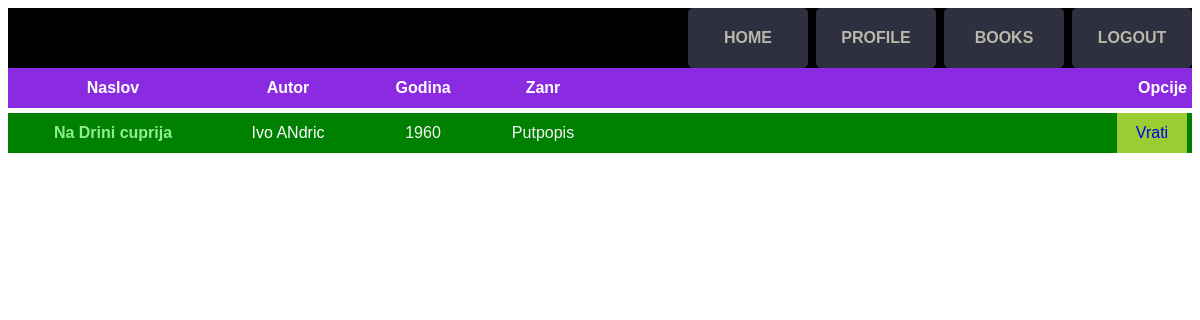
The app's page /profile.php (signed in) with its own data.
### tables this page shows
CREATE TABLE `books` (
  `id` int(11) NOT NULL,
  `title` varchar(250) NOT NULL,
  `year` int(11) NOT NULL,
  `genre_id` int(11) NOT NULL,
  `author_id` int(11) NOT NULL,
  `user_id` int(11) DEFAULT NULL
);

CREATE TABLE `authors` (
  `id` int(11) NOT NULL,
  `name` varchar(250) NOT NULL
);

CREATE TABLE `genres` (
  `id` int(11) NOT NULL,
  `title` varchar(250) NOT NULL
);

### profile.php (the view, shortened to what this page needs)
<?php
require_once("db/connection.php");
$sqlQuery = "SELECT b.id AS 'id', b.title AS 'title', " .
    "b.year AS 'year', g.title AS 'genre', a.name AS 'author', " .
    "b.user_id AS 'book_user_id' " .
    "FROM  books b LEFT JOIN genres g on b.genre_id = g.id " .
    "LEFT JOIN authors a ON b.author_id = a.id WHERE b.user_id =" . $_SESSION['user_id'];
$stmt = $dbh->query($sqlQuery);
$allBooks = $stmt->fetchAll(PDO::FETCH_ASSOC);
?>
<html>
<head>
    <link rel="stylesheet" href="assets/styles.css" />
</head>
<body>
    <?php
    require_once("header.php");
    ?>
<div class="row header-row">
    <div class="title header-item">Naslov</div>
    <div class="author header-item">Autor</div>
    <div class="year header-item">Godina</div>
    <div class="genre header-item">Zanr</div>
    <div class="options header-item">Opcije</div>
</div>
<?php
foreach ($allBooks as $knjiga) {
    $content = "<div class='row'>" .
        "<div class='title'> " . ucfirst($knjiga['title']) .  "</div>" .
        "<div class='author'>" . $knjiga['author'] . "</div>" .
        "<div class='year'>" . ucfirst($knjiga['year']) . "</div>" .
        "<div class='genre'>" . ucfirst($knjiga['genre']) . "</div>".
        "<div class='return-book-btn'><a href='return-book.php?id=".$knjiga['id']."' >Vrati</a></div>";
        $content .= " </div>";
    echo $content;
}
?>
</body>
</html>

### assets/styles.css (style rules this page uses)
body { font-family: sans-serif; text-align: center; }
a { text-decoration: none; }
.row { display: block; height: 40px; line-height: 40px; background: green; margin-bottom: 5px; padding: 0 5px; }
.header-row { background: blueviolet !important; }
.header-item { color: white !important; font-weight: bolder !important; }
.title { color: lightgreen; font-weight: bolder; width: 200px; float: left; }
.author { color: white; width: 150px; float: left; }
.year { color: whitesmoke; width: 120px; float: left; }
.genre { color: whitesmoke; width: 120px; float: left; }
.options { float: right; }
.return-book-btn { width: 70px; background: yellowgreen; cursor: pointer; float: right; }

### records on screen
books: title "Na Drini cuprija", author.name "Ivo ANdric", year "1960", genre.title "Putpopis"
